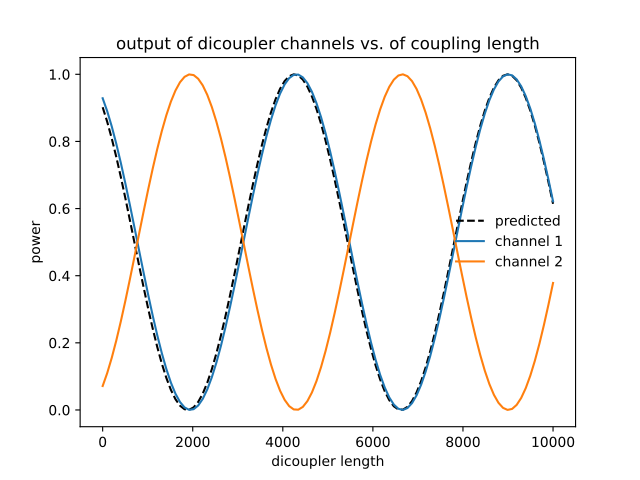

The script that drew this image:
# we will run 100 dicoupler simulations with different lenghts
stretch_amounts = np.linspace(0,10000,100)

u0 = [1,0]
pwrs = []

for i,stretch in enumerate(stretch_amounts):
    zs = np.copy(dc_prop.zs)
    zs[np.argmax(zs>=dicoupler.z_ex/2):] += stretch # stretch out the z array

    dc_prop.make_interp_funcs(zs) # remake the interpolation functions
    zs,us,uf = dc_prop.propagate(u0,zs[0],zs[-1]) # rerun the propagator

    pwr = np.power(np.abs(uf),2)
    pwrs.append(pwr)

pwrs = np.array(pwrs)

pred_period = 4735 ## predicted oscillation period, see next section for the formula ##

zmax = stretch_amounts[np.argmax(pwrs[:,0])] # translating the sinusoid to match - not trying to match absolute phase (see next section)

# plot predicted cos^2 dependence
plt.plot(stretch_amounts,np.power(np.cos(np.pi/pred_period*(stretch_amounts-zmax)),2),color='k',ls='dashed',label="predicted")

plt.plot(stretch_amounts,pwrs.T[0],label="channel 1")
plt.plot(stretch_amounts,pwrs.T[1],label="channel 2")
plt.legend(loc='best',frameon=False)
plt.xlabel("dicoupler length")
plt.ylabel("power")
plt.title("output of dicoupler channels vs. of coupling length")
plt.show()
